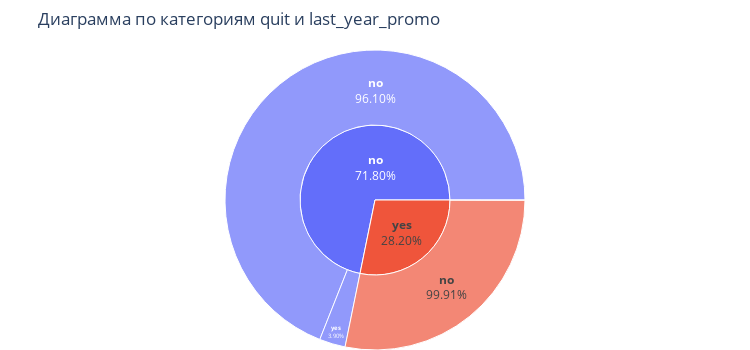

Here is the notebook cell this chart was saved with:
### Markdown cell above
- **'workload'** у большей части уволившихся сотрудников нагрузка 'low' - 46.01%, у оставшихся - 23.99%, нагрузка 'medium' уволившихся - 43.26%, оставшихся - 56.75%, нагрузка 'high' уволившихся - 10.73%, оставшихся - 19.25%.

### Code cell
pie(train_quit, 'quit', 'last_year_promo')

### Figure 1 — Plotly figure (JSON) as saved in the notebook; plotly's stock layout.template omitted (floating-point values rounded to 4 significant figures)
{"data": [{"branchvalues": "total", "domain": {"x": [0, 1], "y": [0, 1]}, "hovertemplate": "<b>%{label}</b><br>Количество: %{value}<br>Доля: %{percentParent:.2%}", "ids": ["no/no", "yes/no", "no/yes", "yes/yes", "no", "yes"], "insidetextorientation": "horizontal", "labels": ["no", "no", "yes", "yes", "no", "yes"], "name": "", "parents": ["no", "yes", "no", "yes", "", ""], "textinfo": "label+percent parent", "texttemplate": "<b>%{label}</b><br>%{percentParent:.2%}", "type": "sunburst", "values": [2760, 1127, 112, 1, 2872, 1128]}], "layout": {"height": 350, "legend": {"tracegroupgap": 0}, "margin": {"b": 0, "l": 0, "r": 0, "t": 50}, "title": {"text": "Диаграмма по категориям quit и last_year_promo"}, "width": 750}}
